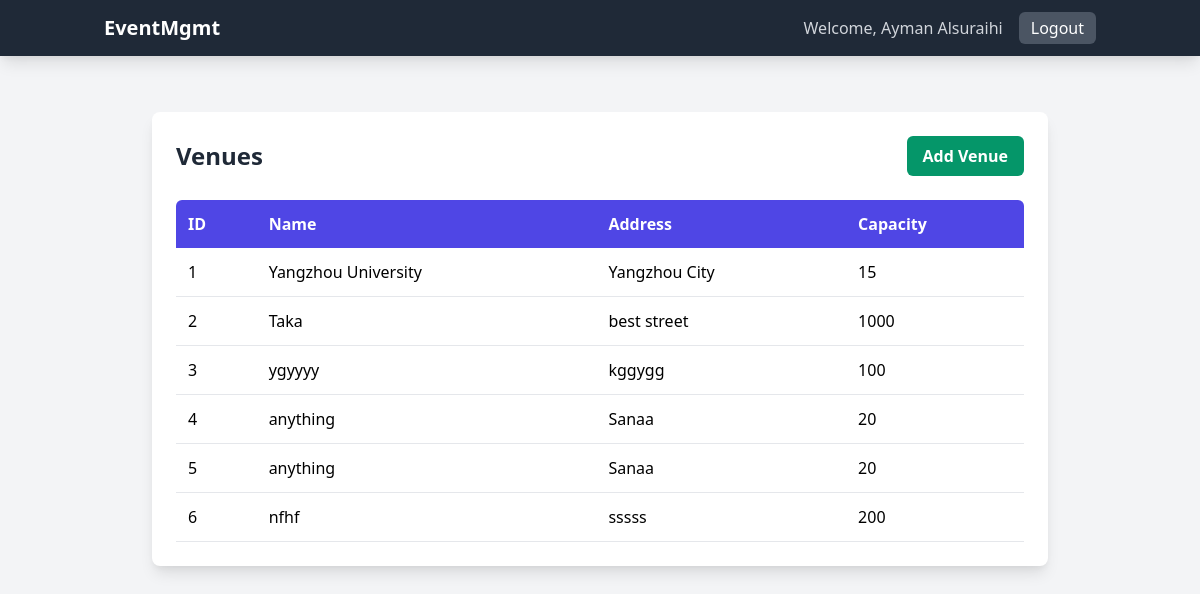
Page /venues (signed in) on the committed database.
### tables this page shows
CREATE TABLE Venue (
    venue_id INTEGER PRIMARY KEY AUTOINCREMENT,
    name TEXT NOT NULL,
    address TEXT NOT NULL,
    capacity INTEGER NOT NULL
);

### app.py (the view)
@app.route('/venues')
def venues():
    if session.get('role') != 'admin':
        flash('Access denied.', 'danger')
        return redirect(url_for('dashboard'))
    db = get_db()
    venues = db.execute("SELECT * FROM Venue").fetchall()
    return render_template('venues.html', venues=venues)

### app.py (called while the page is built)
def get_db():
    db = getattr(g, '_database', None)
    if db is None:
        db = g._database = sqlite3.connect(DATABASE)
        db.row_factory = sqlite3.Row
    return db

@app.teardown_appcontext
def close_connection(exception):
    db = getattr(g, '_database', None)
    if db is not None:
        db.close()

### templates/venues.html
{% extends 'base.html' %}
{% block content %}
<div class="container mx-auto px-4 py-8">
    <div class="max-w-4xl mx-auto bg-white p-6 rounded-lg shadow-lg">
        <div class="flex justify-between items-center mb-6">
            <h3 class="text-2xl font-bold text-gray-800">Venues</h3>
            <a
                href="{{ url_for('add_venue') }}"
                class="px-4 py-2 bg-green-600 text-white rounded-md hover:bg-green-700 transition duration-200 font-semibold"
            >
                Add Venue
            </a>
        </div>
        <div class="overflow-x-auto">
            <table class="w-full text-left">
                <thead>
                    <tr class="bg-indigo-600 text-white">
                        <th class="p-3 rounded-tl-md">ID</th>
                        <th class="p-3">Name</th>
                        <th class="p-3">Address</th>
                        <th class="p-3 rounded-tr-md">Capacity</th>
                    </tr>
                </thead>
                <tbody>
                    {% for venue in venues %}
                        <tr class="border-b border-gray-200 hover:bg-gray-50 transition duration-200">
                            <td class="p-3">{{ venue.venue_id }}</td>
                            <td class="p-3">{{ venue.name }}</td>
                            <td class="p-3">{{ venue.address }}</td>
                            <td class="p-3">{{ venue.capacity }}</td>
                        </tr>
                    {% endfor %}
                </tbody>
            </table>
        </div>
    </div>
</div>
{% set venues = [
    {'venue_id': 1, 'name': 'Convention Center', 'address': '123 Main St, San Francisco, CA', 'capacity': 500},
    {'venue_id': 2, 'name': 'City Park Pavilion', 'address': '456 Park Ave, San Francisco, CA', 'capacity': 200},
    {'venue_id': 3, 'name': 'Downtown Gallery', 'address': '789 Art Rd, San Francisco, CA', 'capacity': 100},
    {'venue_id': 4, 'name': 'Community Hall', 'address': '101 Civic Dr, San Francisco, CA', 'capacity': 300}
] %}
{% endblock %}

### rows in the picture
Venue: venue_id "1", name "Yangzhou University", address "Yangzhou City", capacity "15"
Venue: venue_id "2", name "Taka", address "best street", capacity "1000"
Venue: venue_id "3", name "ygyyyy", address "kggygg", capacity "100"
Venue: venue_id "4", name "anything", address "Sanaa", capacity "20"
Venue: venue_id "5", name "anything", address "Sanaa", capacity "20"
Venue: venue_id "6", name "nfhf", address "sssss", capacity "200"

### other values in the picture
{{ session.get('user_name') }} "Ayman Alsuraihi"
